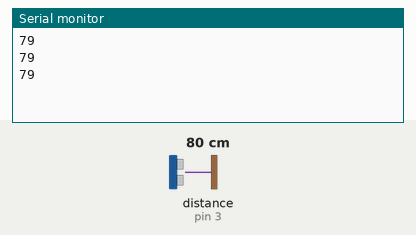
Recording of a sketch running on a simulated Arduino Uno, built with avr-gcc and run on an emulated ATmega328P. On the bench: the last lines printed to the serial monitor. Wiring (inferred from the names in the program): ultrasonic range finder: trigger pin 6; echo pin 3. The inputs (shaded band) are chosen by the test bench; at power-on: distance to the obstacle (sensor on pin 3) 80 cm. The echo pulse lasts 58.3 µs per cm.

Above: at 1.3 s.
1.4 s: distance to the obstacle (sensor on pin 3) set to 2 cm
At 1.9 s:
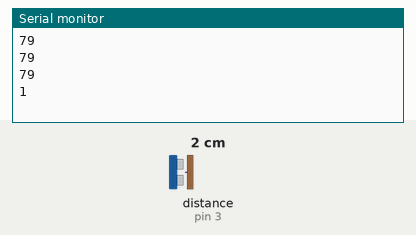
2.9 s: distance to the obstacle (sensor on pin 3) set to 4 cm
At 3.4 s:
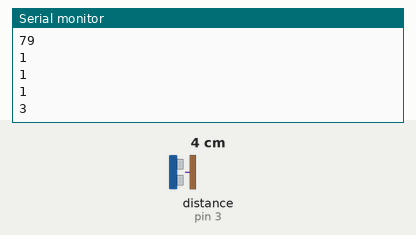
Timing chart, 0 to 5.9 s (numbered marks = the images above; inputs shaded):
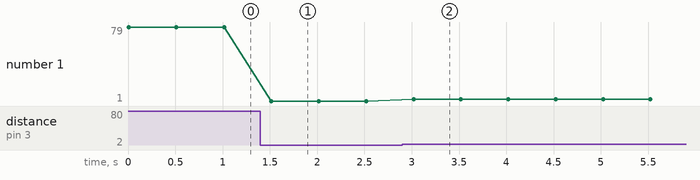

Measured:
- after the input at 1.4 s, the serial monitor: prints a new line after 0.12 s (image 1)
- after the input at 2.9 s, the serial monitor: prints a new line after 0.12 s (image 2)
- plotted number 1: 79 → 1 after the input at 1.4 s, 1 → 3 after the input at 2.9 s

The sketch:

ultrasonic_trial.ino
```cpp
//trig of ultrasonic sensor
int trig = 6;
//echo of ultrasonic sensor
int echo = 3;

void setup() {
 //seting up serial
 Serial.begin(9600);
//set trig as output and echo as input for ultrasonic sensor
pinMode(trig, OUTPUT);
pinMode(echo,INPUT);
}

void loop() {
//thats the sequence for ultrasonic sensor to start reading
digitalWrite(trig, LOW);
delayMicroseconds(2);
digitalWrite(trig, HIGH);
delayMicroseconds(10);
digitalWrite(trig, LOW);


int duration = pulseIn(echo, HIGH);
int distance = (duration/2) / 29.1;
//print distance on Serial port
Serial.println(distance);
delay(500);
}
```
